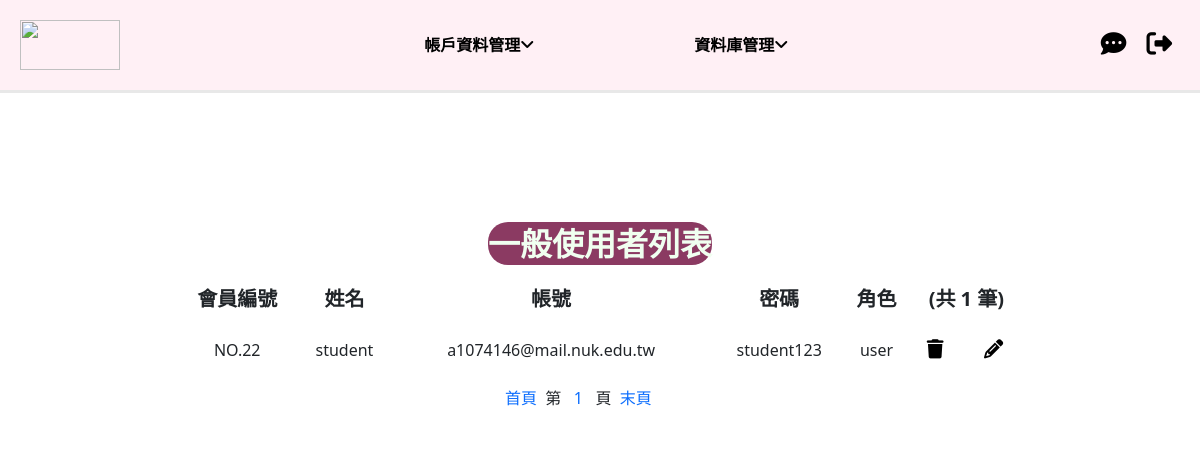
Page /user_mng.php on the committed database.
### tables this page shows
CREATE TABLE `user` (
  `uno` int(10) NOT NULL,
  `uname` varchar(12) NOT NULL,
  `uaccount` varchar(30) NOT NULL,
  `upassword` varchar(16) NOT NULL,
  `urole` varchar(5) NOT NULL
);

### user_mng.php (the view, shortened to what this page needs)
<!DOCTYPE html>
<html lang="zh-hant">
<head>
    <link href="https://cdn.jsdelivr.net/npm/bootstrap@5.0.1/dist/css/bootstrap.min.css" rel="stylesheet">
</head>
<body style="background-image:url('img/all.jpg');background-size:cover;">
<header class="main-header">
    <div class="container" style="background-color:#fff0f5;border-bottom-style:solid;border-color:#e8e8e8">
        <a href="adminmain.php" class="logo">
            <img src="img/heart.jpg" width='50' height='50'>
        </a>
        <ul class="nav">
            <li><a href='#'><b>帳戶資料管理</b><span class="fa fa-angle-down"></span></a>
            </li>
            <li><a href='#'><b>資料庫管理</b><span class="fa fa-angle-down"></span></a>
            </li>
        </ul>
        <nav class="icon-nav">
            <a href='msg_mng.php'><span class="fa fa-commenting" style="font-size: 1.6em"></sapn></a>
            <a href='main.php'><span class="fa-solid fa-right-from-bracket" style="font-size: 1.6em"></span></a>
        </nav>
    </div>
</header>
<div class="personal" style="width: 850px;margin-top: -180px;margin-left: -425px;">
    <div style="background-color:#fff;border-radius:20px;">
    <?php
        require("DBconnect.php");
        $urole = "user";
        $SQL="SELECT * FROM user WHERE urole ='$urole'";
        $result=mysqli_query($link,$SQL);
        $data_nums=mysqli_num_rows($result);
        $per=10;
        $pages=ceil($data_nums/$per);
        if(!isset($_GET["page"])){
            $page=1;
        }else{
            $page=intval($_GET["page"]);
        }
        $start=($page-1)*$per;
        $result=mysqli_query($link,$SQL.' LIMIT '.$start.','.$per);
        echo "<table width='100%' height='100%'>";
        echo "<tr>";
        echo "<td align='center' colspan='7'><font size=6 style='border-radius:20px;color: #f0fff0;background-color:#8b3a62;'><b>一般使用者列表</b></font></td>";
        echo "</tr>";
        echo "<tr>";
        echo "<td height='70px' align='center'><h5><b>會員編號</td><td align='center'><h5><b>姓名</td><td align='center'><h5><b>帳號</td><td align='center'><h5><b>密碼</td><td align='center'><h5><b>角色</td><td align='center' colspan='2'><h5><b>(共 $data_nums 筆)</td></h5>";
        echo "</tr>";
            while($row=mysqli_fetch_assoc($result)){
                echo "<tr>";
                echo "<td align='center'>"."NO.".$row["uno"]."</td><td align='center'>".$row["uname"]."</td><td align='center'>".$row["uaccount"]."</td><td align='center'>".$row["upassword"]."</td><td align='center'>".$row["urole"]."</td><td align='center'><a href='u_dconfirm.php?uno=".$row["uno"]."' style='text-decoration:none;color:#000;'><span class='fa fa-trash' style='font-size: 1.2em'></span></a></td><td align='center'><a href='u_update.php?uno=".$row["uno"]."' style='text-decoration:none;color:#000;'><span class='fa fa-pencil' style='font-size: 1.2em'></span></a></td>";
                echo "</tr>";
            }
        echo "</table>";
    ?>
        <div style="height:70px;margin-top: 0px;margin-left: 330px;">
        <?php
            echo "<br/><a href=?page=1 style='text-decoration:none'>首頁</a>&nbsp&nbsp";
            echo "第&nbsp";
            for($i=1; $i<=$pages; $i++){
                if($page-3 < $i && $i < $page+3){
                    echo "&nbsp&nbsp<a href=?page=".$i." style='text-decoration:none'>".$i."</a>&nbsp&nbsp";
                }
            }
            echo "&nbsp頁&nbsp&nbsp<a href=?page=".$pages." style='text-decoration:none'>末頁</a><br/><br/>";
        ?>
        </div>
    </div>
</div>
</body>
</html>

### user_mng.php (style rules this page uses)
* { margin: 0; padding: 0; list-style: none; }
.main-header .container { display: flex; position: fixed; align-items: center; padding: 20px; max-width: 100%; left: 0; right: 0; }
.main-header .logo { width: 100px; }
.main-header .logo img { width: 100%; vertical-align: middle; }
.main-header .nav { margin: auto; display: flex; }
.main-header .nav a { color: #000; text-decoration: none; padding: 5px 5em; position: relative; }
.main-header .nav li { transform: translateY(0px); transition: .3s; }
.main-header .nav li:after { content: ''; position: absolute; left: 50%; right: 50%; bottom: -5px; height: 0; border-bottom: 1px solid #000; transition: .3s; }
.main-header .icon-nav a { text-decoration: none; padding: 5px 0.5em; color: #000; }
.personal { position:absolute; top:50%; left:50%; margin-top: -180px; margin-left: -300px; z-index: -1; }

### rows in the picture
user: uno "22", uname "student", uaccount "a1074146@mail.nuk.edu.tw", upassword "student123", urole "user"

### other values in the picture
$data_nums "1"
